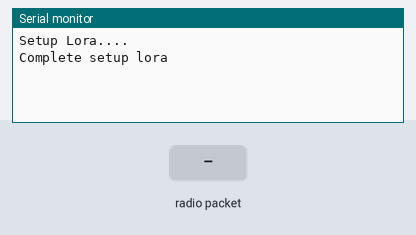
This sketch was run on a simulated Arduino Pro Mini, built with avr-gcc and run on an emulated ATmega328P. Parts: the last lines printed to the serial monitor. Inputs (shaded band) come from the test bench. No radio packets arrive unless stated.

Above: at 1.2 s.
1.3 s: radio packet "node02" arrives
At 2.2 s:
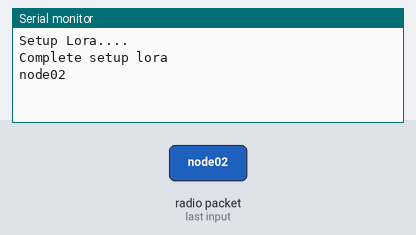
2.8 s: radio packet "1" arrives
At 3.2 s:
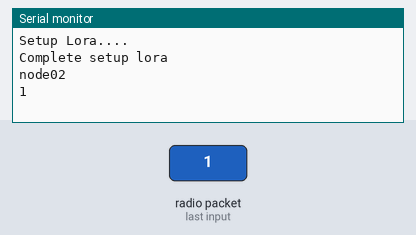

Measured:
- after the input at 1.3 s, the serial monitor: prints a new line at once (image 1)
- after the input at 2.8 s, the serial monitor: prints a new line at once (image 2)

The sketch:

sol-pro-mini-node_3.ino
```cpp
#include <SPI.h>
#include <LoRa.h>
#include <SoftwareSerial.h>

SoftwareSerial serialSW(4, 3);

const int csPin = 10;
const int resetPin = 5;
const int irqPin = 2;

void setup() {
  Serial.begin(9600);
  while (!Serial);
  serialSW.begin(9600);

  LoRa.setPins(csPin, resetPin, irqPin);
  Serial.println("Setup Lora....");
  if (!LoRa.begin(525E6)) {
    Serial.println("Starting LoRa failed!");
  }
  Serial.println("Complete setup lora");

  LoRa.onReceive(onReceive);
  LoRa.receive();
}

void loop() {
  serialEvent();
}


void onReceive(int packetSize) {
  String messageLora = "";
  for (int i = 0; i < packetSize; i++) {
    messageLora += (char)LoRa.read();
  }
  serialSW.println(messageLora);
  Serial.println(messageLora);
}

void serialEvent() {
  String str = "";
  if (serialSW.available() > 0)
  {
    str = serialSW.readStringUntil('\n');
  }
  if (str != "") {
    sendData(str);
  }
}

void sendData(String anything) {
  if (LoRa.beginPacket() != 0) {
    LoRa.beginPacket();
    LoRa.print(anything);
    LoRa.endPacket();
    LoRa.receive();
  }
}
```

LocalState.cpp
```cpp
#include <Arduino.h>
#include <ArduinoJson.h>

class LocalState {
  private:
    float tempSHT21 = 0.0;
    float humSHT21 = 0.0;
    int dacValue = 0;
    String nodeID = "node02";

  public:
    void setTempSHT21(float tempSHT21) {
      this->tempSHT21 = tempSHT21;
    }
    float getTempSHT21() {
      return this->tempSHT21;
    }

    void setHumSHT21(float humSHT21) {
      this->humSHT21 = humSHT21;
    }
    float getHumSHT21() {
      return this->humSHT21;
    }

    void setDacValue(float dacValue) {
      this->dacValue = dacValue;
    }
    int getDacValue() {
      return this->dacValue;
    }

    String getState() {
      StaticJsonDocument<128> doc;
      String s = "";
      doc["tempSHT21"] = this->tempSHT21;
      doc["humSHT21"] =  this->humSHT21;
      doc["dacValue"] = this->dacValue;
      doc["nodeID"] = this->nodeID;
      serializeJson(doc, s);
      return s;
    }

    void updateState(String loraBuffer) {
      StaticJsonDocument<128> doc;
      deserializeJson(doc, loraBuffer);
      if (doc.containsKey("nodeID")) {
        String nodeID = doc["nodeID"].as<String>();
        if (nodeID == "node02") {
          if (doc.containsKey("dacValue")) {
            int dacValue = doc["dacValue"].as<int>();
            this->dacValue = dacValue;
          }
        }
      }
    }
};
```

Node01State.cpp
```cpp
#include <Arduino.h>
#include <ArduinoJson.h>

class Node01State {
  private:
    float tempSHT21 = 0.0;
    float humSHT21 = 0.0;
    float ds18b20 = 0.0;
    String nodeID = "node01";

  public:
    void setTempSHT21(float tempSHT21) {
      this->tempSHT21 = tempSHT21;
    }
    float getTempSHT21() {
      return this->tempSHT21;
    }

    void setHumSHT21(float humSHT21) {
      this->tempSHT21 = humSHT21;
    }
    float getHumSHT21() {
      return this->humSHT21;
    }

    void setDs18b20(float ds18b20) {
      this->ds18b20 = ds18b20;
    }
    float getDs18b20() {
      return this->ds18b20;
    }

    String getState() {
      StaticJsonDocument<128> doc;
      String s = "";
      doc["tempSHT21"] = this->tempSHT21;
      doc["humSHT21"] =  this->humSHT21;
      doc["ds18b20"] = this->ds18b20;
      doc["nodeID"] = this->nodeID;
      serializeJson(doc, s);
      return s;
    }

    void updateState(String loraBuffer) {
      StaticJsonDocument<128> doc;
      deserializeJson(doc, loraBuffer);
      if (doc.containsKey("nodeID")) {
        if (doc["nodeID"] == "node01") {
          this->tempSHT21 = doc["tempSHT21"];
          this->humSHT21 = doc["humSHT21"];
          this->ds18b20 = doc["ds18b20"];
        }
      }
    }
};
```
